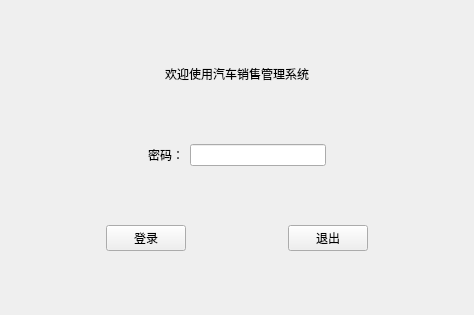
<?xml version="1.0" encoding="UTF-8"?>
<ui version="4.0">
 <class>LoginDialog</class>
 <widget class="QWidget" name="LoginDialog">
  <property name="geometry">
   <rect>
    <x>0</x>
    <y>0</y>
    <width>474</width>
    <height>315</height>
   </rect>
  </property>
  <property name="windowTitle">
   <string>LoginDialog</string>
  </property>
  <layout class="QVBoxLayout" name="verticalLayout">
   <item>
    <spacer name="verticalSpacer_4">
     <property name="orientation">
      <enum>Qt::Vertical</enum>
     </property>
     <property name="sizeHint" stdset="0">
      <size>
       <width>20</width>
       <height>40</height>
      </size>
     </property>
    </spacer>
   </item>
   <item>
    <layout class="QHBoxLayout" name="horizontalLayout_2">
     <item>
      <spacer name="horizontalSpacer">
       <property name="orientation">
        <enum>Qt::Horizontal</enum>
       </property>
       <property name="sizeHint" stdset="0">
        <size>
         <width>40</width>
         <height>20</height>
        </size>
       </property>
      </spacer>
     </item>
     <item>
      <widget class="QLabel" name="label">
       <property name="text">
        <string>欢迎使用汽车销售管理系统</string>
       </property>
      </widget>
     </item>
     <item>
      <spacer name="horizontalSpacer_2">
       <property name="orientation">
        <enum>Qt::Horizontal</enum>
       </property>
       <property name="sizeHint" stdset="0">
        <size>
         <width>40</width>
         <height>20</height>
        </size>
       </property>
      </spacer>
     </item>
    </layout>
   </item>
   <item>
    <spacer name="verticalSpacer">
     <property name="orientation">
      <enum>Qt::Vertical</enum>
     </property>
     <property name="sizeHint" stdset="0">
      <size>
       <width>20</width>
       <height>45</height>
      </size>
     </property>
    </spacer>
   </item>
   <item>
    <layout class="QHBoxLayout" name="horizontalLayout">
     <item>
      <spacer name="horizontalSpacer_7">
       <property name="orientation">
        <enum>Qt::Horizontal</enum>
       </property>
       <property name="sizeHint" stdset="0">
        <size>
         <width>40</width>
         <height>20</height>
        </size>
       </property>
      </spacer>
     </item>
     <item>
      <widget class="QLabel" name="label_2">
       <property name="text">
        <string>密码：</string>
       </property>
      </widget>
     </item>
     <item>
      <widget class="QLineEdit" name="pwdLineEdit">
       <property name="echoMode">
        <enum>QLineEdit::Password</enum>
       </property>
      </widget>
     </item>
     <item>
      <spacer name="horizontalSpacer_8">
       <property name="orientation">
        <enum>Qt::Horizontal</enum>
       </property>
       <property name="sizeHint" stdset="0">
        <size>
         <width>40</width>
         <height>20</height>
        </size>
       </property>
      </spacer>
     </item>
    </layout>
   </item>
   <item>
    <spacer name="verticalSpacer_2">
     <property name="orientation">
      <enum>Qt::Vertical</enum>
     </property>
     <property name="sizeHint" stdset="0">
      <size>
       <width>20</width>
       <height>20</height>
      </size>
     </property>
    </spacer>
   </item>
   <item>
    <layout class="QHBoxLayout" name="horizontalLayout_3">
     <item>
      <spacer name="horizontalSpacer_4">
       <property name="orientation">
        <enum>Qt::Horizontal</enum>
       </property>
       <property name="sizeHint" stdset="0">
        <size>
         <width>40</width>
         <height>20</height>
        </size>
       </property>
      </spacer>
     </item>
     <item>
      <widget class="QPushButton" name="loginBtn">
       <property name="text">
        <string>登录</string>
       </property>
      </widget>
     </item>
     <item>
      <spacer name="horizontalSpacer_3">
       <property name="orientation">
        <enum>Qt::Horizontal</enum>
       </property>
       <property name="sizeHint" stdset="0">
        <size>
         <width>40</width>
         <height>20</height>
        </size>
       </property>
      </spacer>
     </item>
     <item>
      <widget class="QPushButton" name="quitBtn">
       <property name="text">
        <string>退出</string>
       </property>
      </widget>
     </item>
     <item>
      <spacer name="horizontalSpacer_5">
       <property name="orientation">
        <enum>Qt::Horizontal</enum>
       </property>
       <property name="sizeHint" stdset="0">
        <size>
         <width>40</width>
         <height>20</height>
        </size>
       </property>
      </spacer>
     </item>
    </layout>
   </item>
   <item>
    <spacer name="verticalSpacer_3">
     <property name="orientation">
      <enum>Qt::Vertical</enum>
     </property>
     <property name="sizeHint" stdset="0">
      <size>
       <width>20</width>
       <height>40</height>
      </size>
     </property>
    </spacer>
   </item>
  </layout>
 </widget>
 <layoutdefault spacing="6" margin="11"/>
 <resources/>
 <connections/>
</ui>
